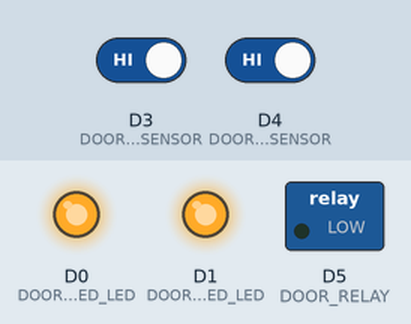
A sketch run on a simulated Particle Photon. On the bench: switched loads named in the sketch (green lamp = pin HIGH), output pins drawn as LEDs (lit = HIGH). Dashed ring = blinking. The test bench sets the inputs (shaded band); at power-on: D3 (DOOR_OPENED_SENSOR) HIGH, D4 (DOOR_CLOSED_SENSOR) HIGH.

Above: at 2.8 s.
2.9 s: D3 (DOOR_OPENED_SENSOR) driven LOW
At 3.3 s:
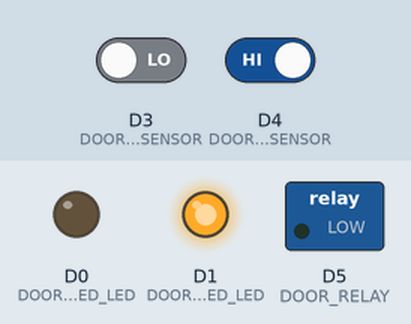
4.5 s: D4 (DOOR_CLOSED_SENSOR) driven LOW
At 5.6 s:
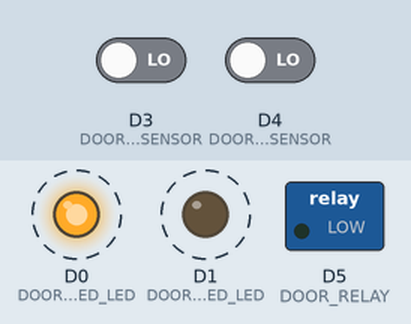
8.6 s: D4 (DOOR_CLOSED_SENSOR) driven HIGH
At 9.1 s:
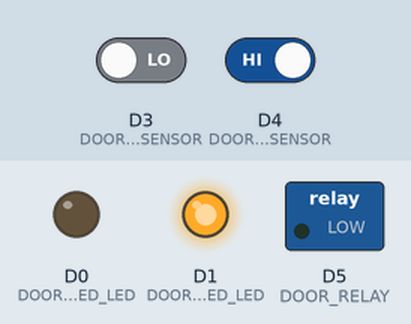
10.1 s: D3 (DOOR_OPENED_SENSOR) driven HIGH
At 12.4 s:
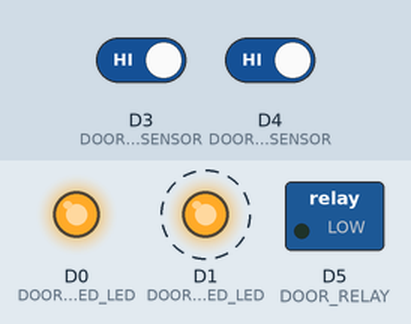
Timing chart, 0 to 15.2 s (numbered marks = the images above; inputs shaded):
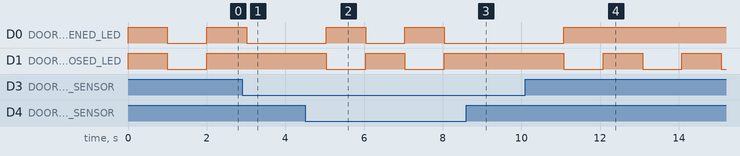

The sketch:

SparkGarage.ino
```cpp
int DOOR_OPENED_LED = D0;
int DOOR_CLOSED_LED = D1;
int DOOR_OPENED_SENSOR = D3;
int DOOR_CLOSED_SENSOR = D4;
int DOOR_RELAY = D5;

int lastDoorOpened = 0;
int lastDoorClosed = 0;
int doorClosed = 0;
int doorOpened = 0;

boolean lastOpenedLED = false;
boolean lastClosedLED = false;

const int STATUS_UNKNOWN = 0;
const int STATUS_OPENED = 1;
const int STATUS_CLOSED = 2;
const int STATUS_OPENING = 3;
const int STATUS_CLOSING = 4;

int currentStatus;
int lastStatus;

void setup() {

    currentStatus = 0;
    lastStatus = 0;

    // Setup the pins
    // Door Status LEDs
    pinMode(DOOR_OPENED_LED, OUTPUT);
    pinMode(DOOR_CLOSED_LED, OUTPUT);
    pinMode(DOOR_RELAY, OUTPUT);
    digitalWrite(DOOR_RELAY,LOW);

    // Door Sensors
    pinMode(DOOR_OPENED_SENSOR,INPUT_PULLUP);
    pinMode(DOOR_CLOSED_SENSOR,INPUT_PULLUP);

    // Register functions
    Spark.function("command", garageDoorCommand);

    // Register variables
    Spark.variable("status",&currentStatus,INT);
    Spark.variable("opensensor",&doorClosed,INT);
    Spark.variable("closesensor",&doorOpened,INT);

    // Register subscriptions
    // Look for the good night command

}

void loop() {

    // Read the current state of the sensors
    doorClosed = digitalRead(DOOR_CLOSED_SENSOR);
    doorOpened = digitalRead(DOOR_OPENED_SENSOR);
    // TODO should this be debounced?

    if (doorClosed==0 && doorOpened==0)
    {
        // Both sensors are closed and this is an unknown state
        currentStatus = STATUS_UNKNOWN;
    }
    else if(doorClosed==0 && doorOpened==1)
    {
        // The door appears to be fully closed
        currentStatus = STATUS_CLOSED;
    }
    else if(doorClosed==1 && doorOpened==0)
    {
        // The door appears to be fully opened
        currentStatus = STATUS_OPENED;
    }
    else if(doorClosed==1 && doorOpened==1)
    {
        if (lastDoorClosed==0 && lastDoorOpened==1){
            // The door was previously closed so it must be opening now
            currentStatus = STATUS_OPENING;
        }
        else if (lastDoorClosed==1 && lastDoorOpened==0){
            // The door was previously opened so it must be closing now
            currentStatus = STATUS_CLOSING;
        }
    }

    if (currentStatus != lastStatus){
        // Notify other devices that the door changed state
        String data = String(currentStatus);
        Spark.publish("garage-door-status", data, 60, PRIVATE);
    }

    lastDoorClosed = doorClosed;
    lastDoorOpened = doorOpened;
    lastStatus = currentStatus;

    boolean openedLED = false;
    boolean closedLED = false;

    // Determine how to set the LED status
    if (currentStatus == STATUS_OPENED){
        openedLED = LOW;
        closedLED = HIGH;
    }
    else if (currentStatus == STATUS_CLOSED){
        openedLED = HIGH;
        closedLED = LOW;
    }
    else if (currentStatus == STATUS_OPENING){
        openedLED= !lastOpenedLED;
        closedLED = HIGH;
    }
    else if (currentStatus == STATUS_CLOSING){
        openedLED= HIGH;
        closedLED = !lastClosedLED;
    }
    else if (currentStatus == STATUS_UNKNOWN){
        openedLED= !lastOpenedLED;
        closedLED = !lastClosedLED;
    }

    digitalWrite(DOOR_OPENED_LED,openedLED);
    digitalWrite(DOOR_CLOSED_LED,closedLED);

    lastOpenedLED = openedLED;
    lastClosedLED = closedLED;

    delay(1000);
}

int garageDoorCommand(String command)
{
    if(command == "open")
    {
        // Open garage door if it is closed
        if (currentStatus == STATUS_CLOSED)
        {
            PushGarageDoorButton();
            return 1;
        }
        return 0;
    }
    else if(command =="close")
    {
        // Closes garage door if it is open
        if (currentStatus == STATUS_OPENED)
        {
            PushGarageDoorButton();
            return 1;
        }
        return 0;
    }
    else return -1;
}

void PushGarageDoorButton()
{
    digitalWrite(DOOR_RELAY,HIGH);
    delay(1000);
    digitalWrite(DOOR_RELAY,LOW);
}
```

Measured:
- after the input at 2.9 s, D0 (DOOR_OPENED_LED): goes on until 3.0 s, then stays LOW; D1 (DOOR_CLOSED_LED): stays HIGH (without the input it goes to LOW after 0.10 s)
- after the input at 4.5 s, D0 (DOOR_OPENED_LED), D1 (DOOR_CLOSED_LED): alternates HIGH for 1.0 s and LOW for 1.0 s, starting after 0.54 s
- after the input at 8.6 s, D0 (DOOR_OPENED_LED): stays LOW (without the input it goes to HIGH after 0.44 s); D1 (DOOR_CLOSED_LED): stays HIGH (without the input it goes to LOW after 0.44 s)
- after the input at 10.1 s, D0 (DOOR_OPENED_LED): LOW → HIGH after 0.98 s; D1 (DOOR_CLOSED_LED): alternates HIGH for 1.0 s and LOW for 1.0 s, starting after 0.98 s
